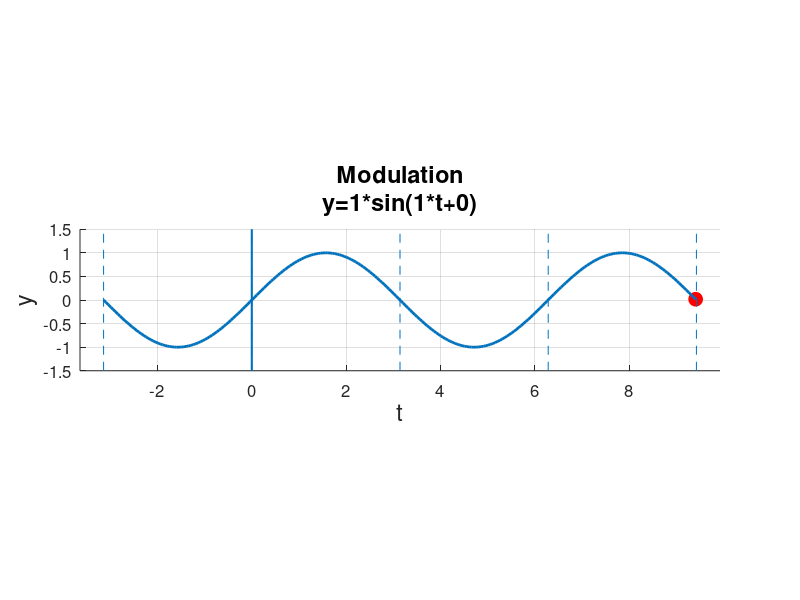

This chart was generated by the following MATLAB code:
%Test in class 07.02.
%multiple entry test

%-------dialog bos asking user for amplitude-----------
input = inputdlg ({"Amplitude", "Frequency", "Phase","Dampening Coefficient (best if <0.5)"},...
"Non-Harmonic Oscillation",[1,25;1,25;1,25;1,25],{"1", "1", "0","0"});   %getting user imput
A=str2double(input{1});                                     %amplitude converted from user input
w=str2double(input{2});                                     %frequency converted from user input
fi=str2double(input{3});                                    %phase converted from user input
d=str2double(input{4});                                     %coefficient converted from user input
                                                  

%-----------preparing window----------------------------
figure('units','norm','position',[.1 .1 .8 .7],'color',[.9 .9 .9],...
       'name', "Non-Harmonic Oscillation");                               %Creating Window
a = axes('position',[.1 .1 .8 .8],'color',[1 1 1],'fontsize',[12]);             %Creating Axis
txt = [ "Modulation\ny=" num2str(A) "*sin(" num2str(w) "*t+" num2str(fi) ")"];  %preparing amplitude string
a : title (txt,'fontsize',[17]);                                                %titleing diagram
a : ylabel ("y",'fontsize',[17]);                                               %labeling y axis
a : xlabel ("t",'fontsize',[17]);                                               %labeling x axis
grid on;                                                                        %turing on the grid in coordinate system
drawnow;                                                                        %drawing the system

%---------------changeable variables---------------------
%A=1;                                 %Amplitude
%w=1;                                 %frequency
%fi=0;                                %initial phase
i=.05;                                %interval of loop
nplus=1.5;                            %number of oscillations in positive x direction
nneg=.5;                              %number of oscillations in negative x direction

%----------calculating limits of coodinate system--------
lxp=nplus*2*pi;                       %x-limit positive
lxn=-nneg*2*pi;                       %x-limit negative
lyp=A*e^(-d*lxn)+.5;                             %y-limit positive
lyn=-A*e^(-d*lxn)-.5;                            %y-limit negative
axis('equal',[lxn-.5 lxp+.5 lyn lyp]) %preparing coordinate system limits
drawnow;                              %drawing the prepared system

%---------------initializing variables-------------------
t=0;                                  %time (==x)
y=0;                                  %y, the elongation                         
t1=lxn;                               %additional t variable
y1=0;                                 %additional y variable                
n=0;

%-------------creating ball for function-----------------
h_Ball=line(lxn,0,'marker','o','markersize',[10],'color',[1 0 0],'markerfacecolor',[1 0 0]); %creating the ball
drawnow;                                                                                     %drawing the ball initially

%--------drawing the lines indicating pi and 2*pi--------
for limit=lxn:pi:lxp;
  
  line([limit limit],[lyn lyp],'linewidth', [.7],'linestyle','--');
  
endfor;

  line([0 0],[lyn lyp],'linewidth', [1.5]);

%-----------------fuction--------------------------------
y1=A*sin(w*lxn+fi);                       %creating first point used to draw trail
yf1=sin(t);                               %drawing the stadart fuction
for t=lxn:i:lxp+.02                           %loop to draw the function
    
    yf=sin(t);            %function
    y=A*e^(-d*t)*sin(w*t+fi);            %function
    set(h_Ball,'xdata',t,'ydata',y); %drawing ball at point specified by function
    line([t1 t],[y1 y],'linewidth',[2],'linestyle','--') %drawing trail of the ball
    line([t1 t],[yf1 yf],'linewidth',[.5]) %drawing trail of the ball
    drawnow;                    %drawing trail of function
    t1=t;                       %saving old variables for next turn to draw trail
    y1=y;                       %saving old variables for next turn to draw trail
    yf1=yf;    
    
endfor


















